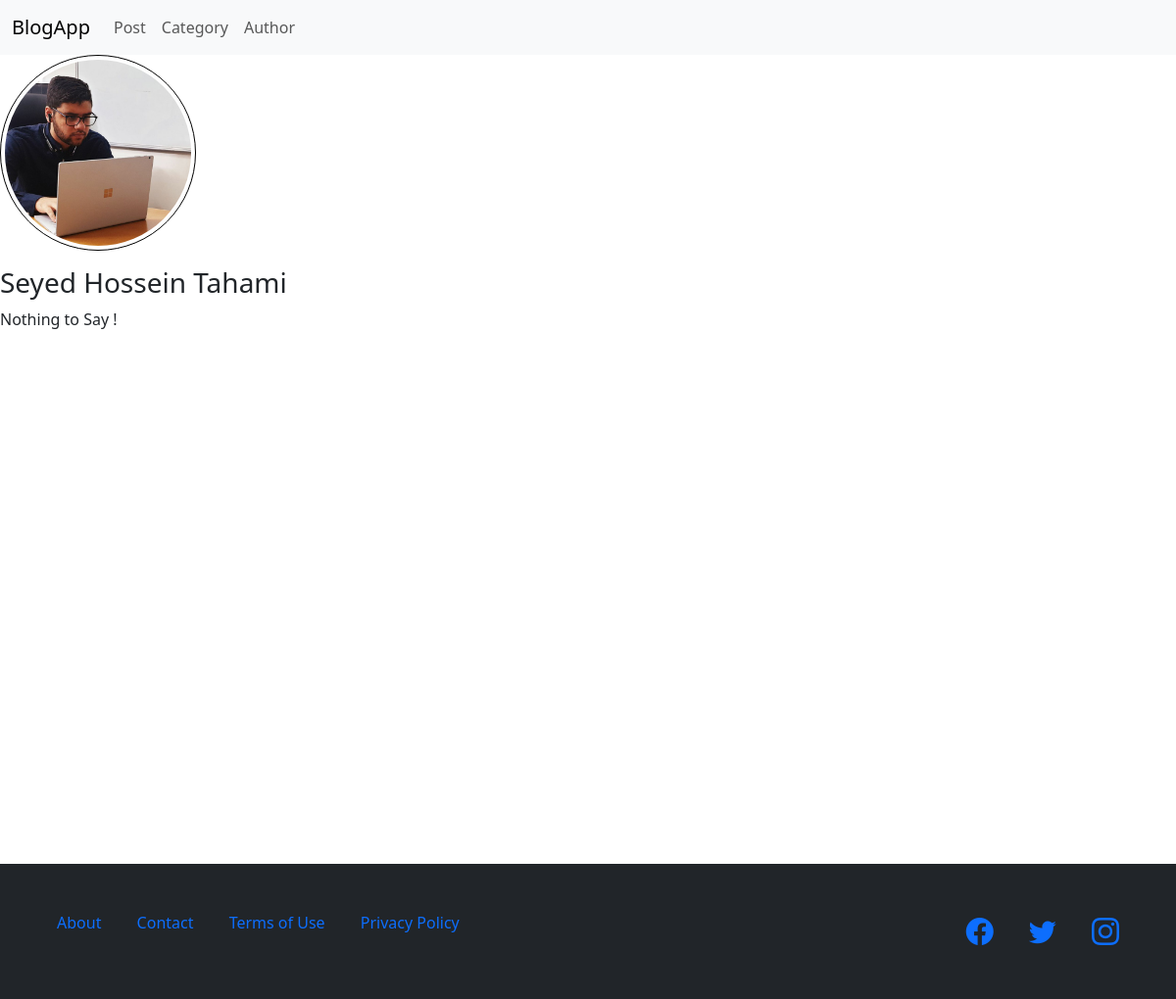
The app's page /authors/1/ with its own data.
### BlogApp/models.py (models this page shows, shortened)
class Author(models.Model):
    name = models.CharField(max_length=200)
    bio = models.TextField()
    pic = models.ImageField(upload_to = 'images/', default='default_pic.jpg')

### BlogApp/views.py (the view)
# urls.py: path('authors/<int:author_id>/', views.author_details, name='authors_detail')
def author_details(request, author_id):
    detail = Author.objects.get(id = author_id)
    return render(request, 'author_details.html', {'detail': detail})

### template/author_details.html
{% extends 'base.html' %}
{% block content %}
<img class="mb-3 img-thumbnail border-black" src="{{ detail.pic.url}}" alt="" style="border-radius:50%; width: 200px;">
<h3>{{ detail.name }}</h3>
<p>{{ detail.bio }}</p>
{%endblock%}

### records on screen
Author: pic (picture), name "Seyed Hossein Tahami", bio "Nothing to Say !"
